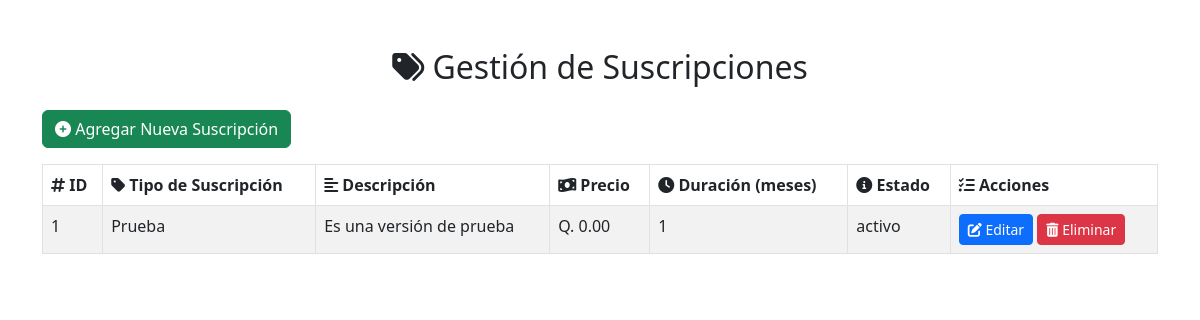
Page /public/admin/ver_suscripciones_admin.php (signed in) on the committed database.
### tables this page shows
CREATE TABLE `suscripcion` (
  `id_suscripcion` int(11) NOT NULL AUTO_INCREMENT,
  `tipo_suscripcion` varchar(255) NOT NULL,
  `descripcion` text NOT NULL,
  `costo` decimal(10,2) NOT NULL,
  `duracion` int(11) NOT NULL COMMENT 'Duración en meses',
  `estado` varchar(50) NOT NULL,
  PRIMARY KEY (`id_suscripcion`)
);

### public/admin/ver_suscripciones_admin.php (the view, shortened to what this page needs)
<?php
$database = new Database();
$db = $database->getConnection();
$query = "SELECT * FROM suscripcion";
$stmt = $db->prepare($query);
$stmt->execute();
$suscripciones = $stmt->fetchAll(PDO::FETCH_ASSOC);
?>
<!DOCTYPE html>
<html lang="es">
<head>
    <link href="https://cdn.jsdelivr.net/npm/bootstrap@5.3.0/dist/css/bootstrap.min.css" rel="stylesheet">
    <link rel="stylesheet" href="https://cdnjs.cloudflare.com/ajax/libs/font-awesome/6.0.0-beta3/css/all.min.css">
</head>
<body>
    <div class="container my-5">
        <h2 class="text-center mb-4"><i class="fas fa-tags"></i> Gestión de Suscripciones</h2>
        <a href="crear_suscripcion.php" class="btn btn-success mb-3">
            <i class="fas fa-plus-circle"></i> Agregar Nueva Suscripción
        </a>
        <table class="table table-striped table-bordered">
            <thead>
                <tr>
                    <th><i class="fas fa-hashtag"></i> ID</th>
                    <th><i class="fas fa-tag"></i> Tipo de Suscripción</th>
                    <th><i class="fas fa-align-left"></i> Descripción</th>
                    <th><i class="fas fa-money-bill-wave"></i> Precio</th>
                    <th><i class="fas fa-clock"></i> Duración (meses)</th>
                    <th><i class="fas fa-info-circle"></i> Estado</th>
                    <th><i class="fas fa-tasks"></i> Acciones</th>
                </tr>
            </thead>
            <tbody>
                <?php foreach ($suscripciones as $suscripcion): ?>
                    <tr>
                        <td><?php echo $suscripcion['id_suscripcion']; ?></td>
                        <td><?php echo htmlspecialchars($suscripcion['tipo_suscripcion']); ?></td>
                        <td><?php echo htmlspecialchars($suscripcion['descripcion']); ?></td>
                        <td>Q. <?php echo number_format($suscripcion['costo'], 2); ?></td>
                        <td><?php echo htmlspecialchars($suscripcion['duracion']); ?></td>
                        <td><?php echo htmlspecialchars($suscripcion['estado']); ?></td>
                        <td>
                            <a href="editar_suscripcion.php?id_suscripcion=<?php echo $suscripcion['id_suscripcion']; ?>" class="btn btn-primary btn-sm" title="Editar">
                                <i class="fas fa-edit"></i> Editar
                            </a>
                            <a href="eliminar_suscripcion.php?id_suscripcion=<?php echo $suscripcion['id_suscripcion']; ?>" class="btn btn-danger btn-sm" title="Eliminar" onclick="return confirm('¿Estás seguro de eliminar esta suscripción?');">
                                <i class="fas fa-trash-alt"></i> Eliminar
                            </a>
                        </td>
                    </tr>
                <?php endforeach; ?>
            </tbody>
        </table>
    </div>
</body>
</html>

### rows in the picture
suscripcion: id_suscripcion "1", tipo_suscripcion "Prueba", descripcion "Es una versión de prueba", costo "0.00", duracion "1", estado "activo"
